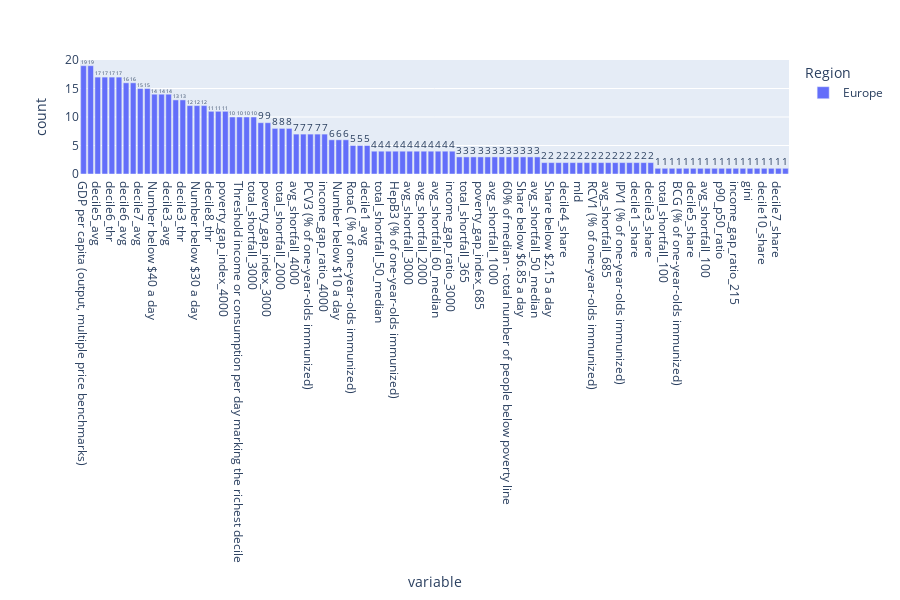

Notebook cell for this chart:
### Code cell
region = region_[2]
print(f"Region: {region}")

df_subcorrelacion = df[df["Region"] == region]


# 1. Definir variable a correlacionar
var_correlacion = variables_mayor_correlacion[0]

# 2. Definir amb quines variables correlacionar-la
variables = variables_a_correlazionar(df_subcorrelacion,var_correlacion, "no incluir")
#variables = [var_correlacion, 'GDP per capita (output, multiple price benchmarks)', 'Domestic general government health expenditure (% of GDP)', 'HC Expenditure (€/person)']

# 3. Fer la correlacio i filtrar aquelles >ths
df_subcorr_interest = subcorrelaciones_analisis(df_subcorrelacion, variables, var_correlacion, 0.95)

# 4. Plot
subcorrelaciones_analisis_plot(df_subcorr_interest, "variable", "Region")

### Figure 1 — Plotly figure (JSON) as saved in the notebook; plotly's stock layout.template omitted (floating-point values rounded to 4 significant figures)
{"data": [{"alignmentgroup": "True", "hovertemplate": "Region=Europe<br>variable=%{x}<br>count=%{y}<extra></extra>", "legendgroup": "Europe", "marker": {"color": "#636efa", "pattern": {"shape": ""}}, "name": "Europe", "offsetgroup": "Europe", "orientation": "v", "showlegend": true, "text": [19, 19, 17, 17, 17, 17, 16, 16, 15, 15, 14, 14, 14, 13, 13, 12, 12, 12, 11, 11, 11, 10, 10, 10, 10, 9, 9, 8, 8, 8, 7, 7, 7, 7, 7, 6, 6, 6, 5, 5, 5, 4, 4, 4, 4, 4, 4, 4, 4, 4, 4, 4, 4, 3, 3, 3, 3, 3, 3, 3, 3, 3, 3, 3, 3, 2, 2, 2, 2, 2, 2, 2, 2, 2, 2, 2, 2, 2, 2, 2, 2, 1, 1, 1, 1, 1, 1, 1, 1, 1, 1, 1, 1, 1, 1, 1, 1, 1, 1, 1], "textposition": "outside", "texttemplate": "%{y}", "type": "bar", "x": ["GDP per capita (output, multiple price benchmarks)", "HC Expenditure (€/person)", "decile5_avg", "decile4_thr", "decile6_thr", "decile5_thr", "decile6_avg", "decile4_avg", "decile7_avg", "Median income or consumption per day", "Number below $40 a day", "decile7_thr", "decile3_avg", "decile8_avg", "decile3_thr", "decile9_avg", "Number below $30 a day", "Mean income or consumption per day", "decile8_thr", "total_shortfall_4000", "poverty_gap_index_4000", "decile2_thr", "Threshold income or consumption per day marking the richest decile", "Share below $40 a day", "total_shortfall_3000", "Share below $20 a day", "poverty_gap_index_3000", "decile2_avg", "total_shortfall_2000", "Number below $20 a day", "avg_shortfall_4000", "Share below $30 a day", "PCV3 (% of one-year-olds immunized)", "poverty_gap_index_2000", "income_gap_ratio_4000", "total_shortfall_60_median", "Number below $10 a day", "Threshold income or consumption per day marking the poorest decile", "RotaC (% of one-year-olds immunized)", "total_shortfall_1000", "decile1_avg", "avg_shortfall_40_median", "total_shortfall_50_median", "Number below $6.85 a day", "HepB3 (% of one-year-olds immunized)", "Share below $10 a day", "avg_shortfall_3000", "poverty_gap_index_1000", "avg_shortfall_2000", "decile10_avg", "avg_shortfall_60_median", "income_gap_ratio_2000", "income_gap_ratio_3000", "poverty_gap_index_365", "total_shortfall_365", "income_gap_ratio_1000", "poverty_gap_index_685", "total_shortfall_685", "avg_shortfall_1000", "Share below $3.65 a day", "60% of median - total number of people below poverty line", "Number below $3.65 a day", "Share below $6.85 a day", "Number below $2.15 a day", "avg_shortfall_50_median", "40% of median - total number of people below poverty line", "Share below $2.15 a day", "s80_s20_ratio", "decile4_share", "p90_p10_ratio", "mld", "income_gap_ratio_685", "RCV1 (% of one-year-olds immunized)", "poverty_gap_index_60_median", "avg_shortfall_685", "MCV1 (% of one-year-olds immunized)", "IPV1 (% of one-year-olds immunized)", "Domestic general government health expenditure (% of GDP)", "decile1_share", "50% of median - total number of people below poverty line", "decile3_share", "total_shortfall_215", "total_shortfall_100", "total_shortfall_40_median", "BCG (% of one-year-olds immunized)", "Number below $1 a day", "decile5_share", "poverty_gap_index_215", "avg_shortfall_100", "palma_ratio", "p90_p50_ratio", "avg_shortfall_215", "income_gap_ratio_215", "income_gap_ratio_100", "gini", "bottom50_share", "decile10_share", "decile2_share", "decile7_share", "poverty_gap_index_100"], "xaxis": "x", "y": [19, 19, 17, 17, 17, 17, 16, 16, 15, 15, 14, 14, 14, 13, 13, 12, 12, 12, 11, 11, 11, 10, 10, 10, 10, 9, 9, 8, 8, 8, 7, 7, 7, 7, 7, 6, 6, 6, 5, 5, 5, 4, 4, 4, 4, 4, 4, 4, 4, 4, 4, 4, 4, 3, 3, 3, 3, 3, 3, 3, 3, 3, 3, 3, 3, 2, 2, 2, 2, 2, 2, 2, 2, 2, 2, 2, 2, 2, 2, 2, 2, 1, 1, 1, 1, 1, 1, 1, 1, 1, 1, 1, 1, 1, 1, 1, 1, 1, 1, 1], "yaxis": "y"}], "layout": {"barmode": "relative", "height": 600, "legend": {"title": {"text": "Region"}, "tracegroupgap": 0}, "margin": {"t": 60}, "width": 900, "xaxis": {"anchor": "y", "categoryarray": ["GDP per capita (output, multiple price benchmarks)", "HC Expenditure (€/person)", "decile5_avg", "decile4_thr", "decile6_thr", "decile5_thr", "decile6_avg", "decile4_avg", "decile7_avg", "Median income or consumption per day", "Number below $40 a day", "decile7_thr", "decile3_avg", "decile8_avg", "decile3_thr", "decile9_avg", "Number below $30 a day", "Mean income or consumption per day", "decile8_thr", "total_shortfall_4000", "poverty_gap_index_4000", "decile2_thr", "Threshold income or consumption per day marking the richest decile", "Share below $40 a day", "total_shortfall_3000", "Share below $20 a day", "poverty_gap_index_3000", "decile2_avg", "total_shortfall_2000", "Number below $20 a day", "avg_shortfall_4000", "Share below $30 a day", "PCV3 (% of one-year-olds immunized)", "poverty_gap_index_2000", "income_gap_ratio_4000", "total_shortfall_60_median", "Number below $10 a day", "Threshold income or consumption per day marking the poorest decile", "RotaC (% of one-year-olds immunized)", "total_shortfall_1000", "decile1_avg", "avg_shortfall_40_median", "total_shortfall_50_median", "Number below $6.85 a day", "HepB3 (% of one-year-olds immunized)", "Share below $10 a day", "avg_shortfall_3000", "poverty_gap_index_1000", "avg_shortfall_2000", "decile10_avg", "avg_shortfall_60_median", "income_gap_ratio_2000", "income_gap_ratio_3000", "poverty_gap_index_365", "total_shortfall_365", "income_gap_ratio_1000", "poverty_gap_index_685", "total_shortfall_685", "avg_shortfall_1000", "Share below $3.65 a day", "60% of median - total number of people below poverty line", "Number below $3.65 a day", "Share below $6.85 a day", "Number below $2.15 a day", "avg_shortfall_50_median", "40% of median - total number of people below poverty line", "Share below $2.15 a day", "s80_s20_ratio", "decile4_share", "p90_p10_ratio", "mld", "income_gap_ratio_685", "RCV1 (% of one-year-olds immunized)", "poverty_gap_index_60_median", "avg_shortfall_685", "MCV1 (% of one-year-olds immunized)", "IPV1 (% of one-year-olds immunized)", "Domestic general government health expenditure (% of GDP)", "decile1_share", "50% of median - total number of people below poverty line", "decile3_share", "total_shortfall_215", "total_shortfall_100", "total_shortfall_40_median", "BCG (% of one-year-olds immunized)", "Number below $1 a day", "decile5_share", "poverty_gap_index_215", "avg_shortfall_100", "palma_ratio", "p90_p50_ratio", "avg_shortfall_215", "income_gap_ratio_215", "income_gap_ratio_100", "gini", "bottom50_share", "decile10_share", "decile2_share", "decile7_share", "poverty_gap_index_100"], "categoryorder": "array", "domain": [0, 1], "title": {"text": "variable"}}, "yaxis": {"anchor": "x", "domain": [0, 1], "title": {"text": "count"}}}}
